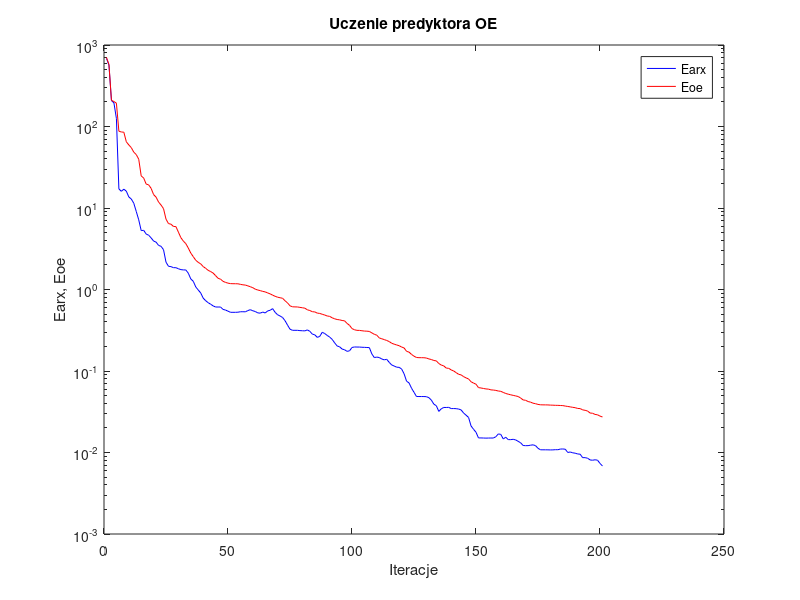
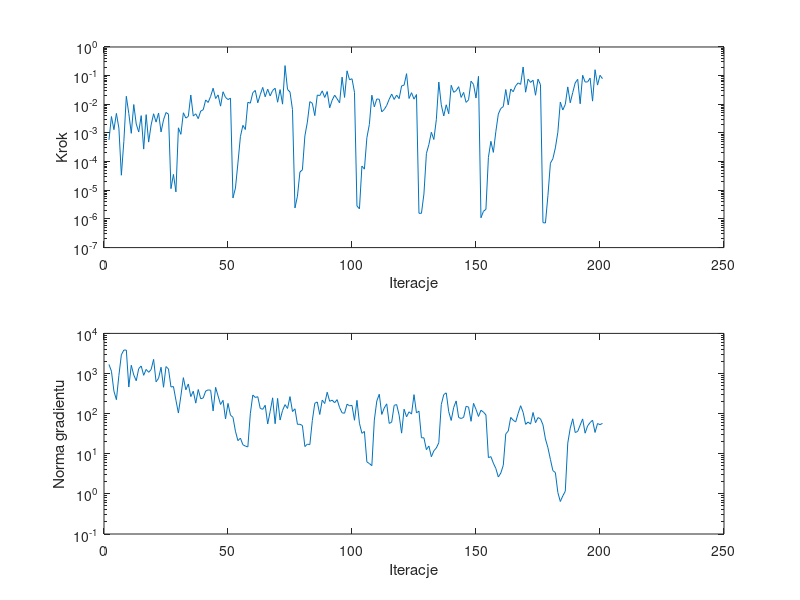

Here is the MATLAB script that generated these plots, in order:
%uczenie predyktora oe
clear all;
n=0; farx(n+1)=6.848982e+002; foe(n+1)=7.038479e+002; wspucz(n+1)=0.000000e+000; ng(n+1)=0.000000e+000;
%odnowa zmiennej metryki
n=1; farx(n+1)=5.661139e+002; foe(n+1)=5.766756e+002; krok(n+1)=5.723719e-004; ng(n+1)=1.682160e+003;
n=2; farx(n+1)=2.084019e+002; foe(n+1)=2.090515e+002; krok(n+1)=3.740913e-003; ng(n+1)=1.140542e+003;
n=3; farx(n+1)=1.951265e+002; foe(n+1)=2.024680e+002; krok(n+1)=1.303603e-003; ng(n+1)=3.631479e+002;
n=4; farx(n+1)=1.253701e+002; foe(n+1)=1.933832e+002; krok(n+1)=4.812762e-003; ng(n+1)=2.228463e+002;
n=5; farx(n+1)=1.713608e+001; foe(n+1)=8.751182e+001; krok(n+1)=1.476722e-003; ng(n+1)=8.955886e+002;
n=6; farx(n+1)=1.603084e+001; foe(n+1)=8.568455e+001; krok(n+1)=3.351833e-005; ng(n+1)=2.927849e+003;
n=7; farx(n+1)=1.702159e+001; foe(n+1)=8.508651e+001; krok(n+1)=5.053235e-004; ng(n+1)=3.838939e+003;
n=8; farx(n+1)=1.610189e+001; foe(n+1)=6.494499e+001; krok(n+1)=1.902655e-002; ng(n+1)=3.841720e+003;
n=9; farx(n+1)=1.366677e+001; foe(n+1)=5.939874e+001; krok(n+1)=4.771196e-003; ng(n+1)=4.601671e+002;
n=10; farx(n+1)=1.289851e+001; foe(n+1)=5.508425e+001; krok(n+1)=9.715074e-004; ng(n+1)=1.607293e+003;
n=11; farx(n+1)=1.145399e+001; foe(n+1)=4.847948e+001; krok(n+1)=9.808332e-003; ng(n+1)=9.183241e+002;
n=12; farx(n+1)=9.082251e+000; foe(n+1)=4.526863e+001; krok(n+1)=2.059282e-003; ng(n+1)=6.605288e+002;
n=13; farx(n+1)=7.163648e+000; foe(n+1)=3.971742e+001; krok(n+1)=1.078975e-003; ng(n+1)=1.326767e+003;
n=14; farx(n+1)=5.280761e+000; foe(n+1)=2.476776e+001; krok(n+1)=4.023630e-003; ng(n+1)=1.540957e+003;
n=15; farx(n+1)=5.322606e+000; foe(n+1)=2.330371e+001; krok(n+1)=2.734728e-004; ng(n+1)=9.019316e+002;
n=16; farx(n+1)=4.794488e+000; foe(n+1)=1.966587e+001; krok(n+1)=4.352152e-003; ng(n+1)=1.267108e+003;
n=17; farx(n+1)=4.635642e+000; foe(n+1)=1.924286e+001; krok(n+1)=4.794822e-004; ng(n+1)=1.072011e+003;
n=18; farx(n+1)=4.298908e+000; foe(n+1)=1.741646e+001; krok(n+1)=1.909306e-003; ng(n+1)=1.255836e+003;
n=19; farx(n+1)=3.929742e+000; foe(n+1)=1.460246e+001; krok(n+1)=4.674043e-003; ng(n+1)=2.248498e+003;
n=20; farx(n+1)=3.813773e+000; foe(n+1)=1.358438e+001; krok(n+1)=2.388829e-003; ng(n+1)=6.208872e+002;
n=21; farx(n+1)=3.477494e+000; foe(n+1)=1.183391e+001; krok(n+1)=4.969883e-003; ng(n+1)=7.609455e+002;
n=22; farx(n+1)=3.388764e+000; foe(n+1)=1.087744e+001; krok(n+1)=1.081070e-003; ng(n+1)=1.434099e+003;
n=23; farx(n+1)=3.080160e+000; foe(n+1)=9.819397e+000; krok(n+1)=2.855545e-003; ng(n+1)=4.547456e+002;
n=24; farx(n+1)=2.163347e+000; foe(n+1)=7.298084e+000; krok(n+1)=5.167850e-003; ng(n+1)=1.489756e+003;
n=25; farx(n+1)=1.926766e+000; foe(n+1)=6.439616e+000; krok(n+1)=4.509565e-003; ng(n+1)=1.298390e+003;
%odnowa zmiennej metryki
n=26; farx(n+1)=1.908632e+000; foe(n+1)=6.327356e+000; krok(n+1)=1.138585e-005; ng(n+1)=4.626115e+002;
n=27; farx(n+1)=1.853616e+000; foe(n+1)=5.938076e+000; krok(n+1)=3.584012e-005; ng(n+1)=4.737082e+002;
n=28; farx(n+1)=1.851666e+000; foe(n+1)=5.915934e+000; krok(n+1)=8.807743e-006; ng(n+1)=2.163688e+002;
n=29; farx(n+1)=1.797665e+000; foe(n+1)=5.053474e+000; krok(n+1)=1.510644e-003; ng(n+1)=1.034683e+002;
n=30; farx(n+1)=1.753784e+000; foe(n+1)=4.321797e+000; krok(n+1)=8.954602e-004; ng(n+1)=2.770643e+002;
n=31; farx(n+1)=1.739619e+000; foe(n+1)=3.924516e+000; krok(n+1)=5.062842e-003; ng(n+1)=7.878913e+002;
n=32; farx(n+1)=1.737277e+000; foe(n+1)=3.651771e+000; krok(n+1)=3.303815e-003; ng(n+1)=3.934254e+002;
n=33; farx(n+1)=1.583685e+000; foe(n+1)=3.221176e+000; krok(n+1)=3.795826e-003; ng(n+1)=5.494836e+002;
n=34; farx(n+1)=1.346529e+000; foe(n+1)=2.795555e+000; krok(n+1)=2.113019e-002; ng(n+1)=2.659596e+002;
n=35; farx(n+1)=1.261319e+000; foe(n+1)=2.527718e+000; krok(n+1)=3.888877e-003; ng(n+1)=3.617486e+002;
n=36; farx(n+1)=1.074584e+000; foe(n+1)=2.284535e+000; krok(n+1)=4.664313e-003; ng(n+1)=1.826638e+002;
n=37; farx(n+1)=9.865983e-001; foe(n+1)=2.153614e+000; krok(n+1)=3.159755e-003; ng(n+1)=3.994376e+002;
n=38; farx(n+1)=9.060621e-001; foe(n+1)=2.061953e+000; krok(n+1)=5.829338e-003; ng(n+1)=2.341753e+002;
n=39; farx(n+1)=7.837075e-001; foe(n+1)=1.911325e+000; krok(n+1)=6.422675e-003; ng(n+1)=2.461268e+002;
n=40; farx(n+1)=7.286018e-001; foe(n+1)=1.819319e+000; krok(n+1)=1.420161e-002; ng(n+1)=3.652060e+002;
n=41; farx(n+1)=6.890589e-001; foe(n+1)=1.718475e+000; krok(n+1)=1.158426e-002; ng(n+1)=3.906255e+002;
n=42; farx(n+1)=6.598876e-001; foe(n+1)=1.659986e+000; krok(n+1)=1.902655e-002; ng(n+1)=3.828695e+002;
n=43; farx(n+1)=6.295939e-001; foe(n+1)=1.591800e+000; krok(n+1)=3.637216e-002; ng(n+1)=1.171693e+002;
n=44; farx(n+1)=6.098560e-001; foe(n+1)=1.479046e+000; krok(n+1)=1.594192e-002; ng(n+1)=4.519212e+002;
n=45; farx(n+1)=6.096808e-001; foe(n+1)=1.372035e+000; krok(n+1)=2.128042e-002; ng(n+1)=2.754626e+002;
n=46; farx(n+1)=6.096714e-001; foe(n+1)=1.338496e+000; krok(n+1)=8.625805e-003; ng(n+1)=1.692930e+002;
n=47; farx(n+1)=5.699324e-001; foe(n+1)=1.259313e+000; krok(n+1)=2.741202e-002; ng(n+1)=2.146856e+002;
n=48; farx(n+1)=5.595173e-001; foe(n+1)=1.222466e+000; krok(n+1)=1.740861e-002; ng(n+1)=7.366131e+001;
n=49; farx(n+1)=5.420890e-001; foe(n+1)=1.196895e+000; krok(n+1)=1.464382e-002; ng(n+1)=1.799871e+002;
n=50; farx(n+1)=5.251705e-001; foe(n+1)=1.181012e+000; krok(n+1)=1.640492e-002; ng(n+1)=9.128514e+001;
%odnowa zmiennej metryki
n=51; farx(n+1)=5.249260e-001; foe(n+1)=1.177676e+000; krok(n+1)=5.378706e-006; ng(n+1)=8.112477e+001;
n=52; farx(n+1)=5.249235e-001; foe(n+1)=1.177083e+000; krok(n+1)=1.197415e-005; ng(n+1)=3.650514e+001;
n=53; farx(n+1)=5.267273e-001; foe(n+1)=1.174727e+000; krok(n+1)=8.923578e-005; ng(n+1)=2.123338e+001;
n=54; farx(n+1)=5.332659e-001; foe(n+1)=1.156983e+000; krok(n+1)=7.433745e-004; ng(n+1)=2.454099e+001;
n=55; farx(n+1)=5.337235e-001; foe(n+1)=1.141838e+000; krok(n+1)=1.841613e-003; ng(n+1)=1.677918e+001;
n=56; farx(n+1)=5.326614e-001; foe(n+1)=1.133243e+000; krok(n+1)=1.323776e-003; ng(n+1)=1.555240e+001;
n=57; farx(n+1)=5.511697e-001; foe(n+1)=1.107911e+000; krok(n+1)=1.175883e-002; ng(n+1)=1.478144e+001;
n=58; farx(n+1)=5.653663e-001; foe(n+1)=1.081719e+000; krok(n+1)=1.095618e-002; ng(n+1)=9.927719e+001;
n=59; farx(n+1)=5.485413e-001; foe(n+1)=1.052497e+000; krok(n+1)=2.529683e-002; ng(n+1)=2.916990e+002;
n=60; farx(n+1)=5.368625e-001; foe(n+1)=1.009474e+000; krok(n+1)=3.052860e-002; ng(n+1)=2.530851e+002;
n=61; farx(n+1)=5.169988e-001; foe(n+1)=9.857787e-001; krok(n+1)=1.131031e-002; ng(n+1)=2.646669e+002;
n=62; farx(n+1)=5.125748e-001; foe(n+1)=9.691984e-001; krok(n+1)=2.160874e-002; ng(n+1)=1.351829e+002;
n=63; farx(n+1)=5.286975e-001; foe(n+1)=9.478483e-001; krok(n+1)=3.882853e-002; ng(n+1)=1.282566e+002;
n=64; farx(n+1)=5.154875e-001; foe(n+1)=9.348789e-001; krok(n+1)=1.830045e-002; ng(n+1)=1.616604e+002;
n=65; farx(n+1)=5.460992e-001; foe(n+1)=9.075990e-001; krok(n+1)=3.377395e-002; ng(n+1)=5.525017e+001;
n=66; farx(n+1)=5.563012e-001; foe(n+1)=8.839853e-001; krok(n+1)=1.966568e-002; ng(n+1)=1.138117e+002;
n=67; farx(n+1)=5.822525e-001; foe(n+1)=8.523663e-001; krok(n+1)=3.039298e-002; ng(n+1)=2.479532e+002;
n=68; farx(n+1)=5.245925e-001; foe(n+1)=8.253467e-001; krok(n+1)=3.640360e-002; ng(n+1)=5.604181e+001;
n=69; farx(n+1)=4.897606e-001; foe(n+1)=8.044254e-001; krok(n+1)=1.181377e-002; ng(n+1)=2.396222e+002;
n=70; farx(n+1)=4.731370e-001; foe(n+1)=7.925157e-001; krok(n+1)=3.252259e-002; ng(n+1)=6.922064e+001;
n=71; farx(n+1)=4.534726e-001; foe(n+1)=7.806290e-001; krok(n+1)=1.012183e-002; ng(n+1)=1.204063e+002;
n=72; farx(n+1)=4.144578e-001; foe(n+1)=7.275909e-001; krok(n+1)=2.240290e-001; ng(n+1)=1.677405e+002;
n=73; farx(n+1)=3.658762e-001; foe(n+1)=6.848409e-001; krok(n+1)=3.300845e-002; ng(n+1)=1.346420e+002;
n=74; farx(n+1)=3.258531e-001; foe(n+1)=6.307856e-001; krok(n+1)=2.679765e-002; ng(n+1)=2.654031e+002;
n=75; farx(n+1)=3.158015e-001; foe(n+1)=6.134765e-001; krok(n+1)=6.526603e-003; ng(n+1)=1.129726e+002;
%odnowa zmiennej metryki
n=76; farx(n+1)=3.157063e-001; foe(n+1)=6.117251e-001; krok(n+1)=2.416881e-006; ng(n+1)=1.319811e+002;
n=77; farx(n+1)=3.155843e-001; foe(n+1)=6.108498e-001; krok(n+1)=6.233072e-006; ng(n+1)=5.411986e+001;
n=78; farx(n+1)=3.130205e-001; foe(n+1)=6.034537e-001; krok(n+1)=4.341873e-005; ng(n+1)=5.436939e+001;
n=79; farx(n+1)=3.118023e-001; foe(n+1)=5.971016e-001; krok(n+1)=5.162212e-005; ng(n+1)=5.054902e+001;
n=80; farx(n+1)=3.107126e-001; foe(n+1)=5.895562e-001; krok(n+1)=7.878882e-004; ng(n+1)=1.513148e+001;
n=81; farx(n+1)=3.193188e-001; foe(n+1)=5.635218e-001; krok(n+1)=2.386470e-003; ng(n+1)=1.740054e+001;
n=82; farx(n+1)=3.067568e-001; foe(n+1)=5.521955e-001; krok(n+1)=1.238474e-002; ng(n+1)=1.689328e+001;
n=83; farx(n+1)=2.835079e-001; foe(n+1)=5.338695e-001; krok(n+1)=1.086709e-002; ng(n+1)=6.745828e+001;
n=84; farx(n+1)=2.778763e-001; foe(n+1)=5.310520e-001; krok(n+1)=4.026836e-003; ng(n+1)=1.815316e+002;
n=85; farx(n+1)=2.585262e-001; foe(n+1)=5.131975e-001; krok(n+1)=2.109093e-002; ng(n+1)=1.953532e+002;
n=86; farx(n+1)=2.658517e-001; foe(n+1)=5.087761e-001; krok(n+1)=2.008899e-002; ng(n+1)=9.535025e+001;
n=87; farx(n+1)=2.987224e-001; foe(n+1)=4.967796e-001; krok(n+1)=2.941687e-002; ng(n+1)=2.173552e+002;
n=88; farx(n+1)=2.880909e-001; foe(n+1)=4.861924e-001; krok(n+1)=1.734425e-002; ng(n+1)=1.785332e+002;
n=89; farx(n+1)=2.733033e-001; foe(n+1)=4.731959e-001; krok(n+1)=2.792385e-002; ng(n+1)=3.416408e+002;
n=90; farx(n+1)=2.605046e-001; foe(n+1)=4.681300e-001; krok(n+1)=7.557177e-003; ng(n+1)=2.027660e+002;
n=91; farx(n+1)=2.445573e-001; foe(n+1)=4.497161e-001; krok(n+1)=1.388291e-002; ng(n+1)=2.171662e+002;
n=92; farx(n+1)=2.215227e-001; foe(n+1)=4.371662e-001; krok(n+1)=2.085765e-002; ng(n+1)=1.870203e+002;
n=93; farx(n+1)=2.029187e-001; foe(n+1)=4.283572e-001; krok(n+1)=1.552665e-002; ng(n+1)=2.234358e+002;
n=94; farx(n+1)=1.981252e-001; foe(n+1)=4.244654e-001; krok(n+1)=1.125547e-002; ng(n+1)=1.410798e+002;
n=95; farx(n+1)=1.860147e-001; foe(n+1)=4.166473e-001; krok(n+1)=8.877087e-002; ng(n+1)=1.047781e+002;
n=96; farx(n+1)=1.822745e-001; foe(n+1)=4.128861e-001; krok(n+1)=1.736512e-002; ng(n+1)=1.024592e+002;
n=97; farx(n+1)=1.743106e-001; foe(n+1)=3.838913e-001; krok(n+1)=1.472237e-001; ng(n+1)=1.718345e+002;
n=98; farx(n+1)=1.768390e-001; foe(n+1)=3.632968e-001; krok(n+1)=7.165516e-002; ng(n+1)=1.568152e+002;
n=99; farx(n+1)=1.944041e-001; foe(n+1)=3.315489e-001; krok(n+1)=7.786255e-002; ng(n+1)=1.605030e+002;
n=100; farx(n+1)=1.972152e-001; foe(n+1)=3.206838e-001; krok(n+1)=2.610023e-002; ng(n+1)=6.848209e+001;
%odnowa zmiennej metryki
n=101; farx(n+1)=1.967778e-001; foe(n+1)=3.153242e-001; krok(n+1)=2.833760e-006; ng(n+1)=2.146282e+002;
n=102; farx(n+1)=1.967144e-001; foe(n+1)=3.149433e-001; krok(n+1)=2.253872e-006; ng(n+1)=5.769561e+001;
n=103; farx(n+1)=1.955903e-001; foe(n+1)=3.119121e-001; krok(n+1)=7.022416e-005; ng(n+1)=3.232914e+001;
n=104; farx(n+1)=1.950984e-001; foe(n+1)=3.090319e-001; krok(n+1)=5.467474e-005; ng(n+1)=3.596412e+001;
n=105; farx(n+1)=1.943247e-001; foe(n+1)=3.080765e-001; krok(n+1)=6.856719e-004; ng(n+1)=6.258151e+000;
n=106; farx(n+1)=1.935262e-001; foe(n+1)=3.058297e-001; krok(n+1)=1.983052e-003; ng(n+1)=5.706270e+000;
n=107; farx(n+1)=1.620225e-001; foe(n+1)=2.934492e-001; krok(n+1)=2.080702e-002; ng(n+1)=5.045605e+000;
n=108; farx(n+1)=1.462012e-001; foe(n+1)=2.820616e-001; krok(n+1)=8.155298e-003; ng(n+1)=6.890949e+001;
n=109; farx(n+1)=1.481447e-001; foe(n+1)=2.748921e-001; krok(n+1)=1.536047e-002; ng(n+1)=2.068848e+002;
n=110; farx(n+1)=1.462606e-001; foe(n+1)=2.544135e-001; krok(n+1)=1.495979e-002; ng(n+1)=3.041284e+002;
n=111; farx(n+1)=1.404632e-001; foe(n+1)=2.486171e-001; krok(n+1)=5.457942e-003; ng(n+1)=9.554271e+001;
n=112; farx(n+1)=1.370614e-001; foe(n+1)=2.428960e-001; krok(n+1)=6.583213e-003; ng(n+1)=1.382721e+002;
n=113; farx(n+1)=1.391953e-001; foe(n+1)=2.369020e-001; krok(n+1)=9.173286e-003; ng(n+1)=1.755092e+002;
n=114; farx(n+1)=1.276847e-001; foe(n+1)=2.296620e-001; krok(n+1)=1.500979e-002; ng(n+1)=5.704920e+001;
n=115; farx(n+1)=1.186223e-001; foe(n+1)=2.190871e-001; krok(n+1)=2.284436e-002; ng(n+1)=6.136530e+001;
n=116; farx(n+1)=1.151492e-001; foe(n+1)=2.135276e-001; krok(n+1)=1.477175e-002; ng(n+1)=1.607769e+002;
n=117; farx(n+1)=1.113971e-001; foe(n+1)=2.087136e-001; krok(n+1)=2.097129e-002; ng(n+1)=1.685045e+002;
n=118; farx(n+1)=1.108575e-001; foe(n+1)=2.043925e-001; krok(n+1)=1.576669e-002; ng(n+1)=9.161312e+001;
n=119; farx(n+1)=1.058962e-001; foe(n+1)=1.968927e-001; krok(n+1)=4.382471e-002; ng(n+1)=3.263548e+001;
n=120; farx(n+1)=9.248574e-002; foe(n+1)=1.918567e-001; krok(n+1)=4.663036e-002; ng(n+1)=1.289375e+002;
n=121; farx(n+1)=7.496236e-002; foe(n+1)=1.743294e-001; krok(n+1)=1.171506e-001; ng(n+1)=8.323261e+001;
n=122; farx(n+1)=7.139710e-002; foe(n+1)=1.704852e-001; krok(n+1)=1.596372e-002; ng(n+1)=1.110478e+002;
n=123; farx(n+1)=6.155389e-002; foe(n+1)=1.598423e-001; krok(n+1)=2.541206e-002; ng(n+1)=9.748300e+001;
n=124; farx(n+1)=5.478162e-002; foe(n+1)=1.519976e-001; krok(n+1)=1.517118e-002; ng(n+1)=2.973066e+002;
n=125; farx(n+1)=4.865268e-002; foe(n+1)=1.465227e-001; krok(n+1)=2.191235e-002; ng(n+1)=1.045929e+002;
%odnowa zmiennej metryki
n=126; farx(n+1)=4.862422e-002; foe(n+1)=1.457185e-001; krok(n+1)=1.576795e-006; ng(n+1)=1.155289e+002;
n=127; farx(n+1)=4.862097e-002; foe(n+1)=1.456791e-001; krok(n+1)=1.572380e-006; ng(n+1)=2.502259e+001;
n=128; farx(n+1)=4.857989e-002; foe(n+1)=1.454886e-001; krok(n+1)=7.440373e-006; ng(n+1)=2.494360e+001;
n=129; farx(n+1)=4.841392e-002; foe(n+1)=1.442433e-001; krok(n+1)=1.915864e-004; ng(n+1)=1.267513e+001;
n=130; farx(n+1)=4.709186e-002; foe(n+1)=1.405837e-001; krok(n+1)=3.968650e-004; ng(n+1)=1.561689e+001;
n=131; farx(n+1)=4.392542e-002; foe(n+1)=1.383516e-001; krok(n+1)=1.060828e-003; ng(n+1)=8.418235e+000;
n=132; farx(n+1)=3.919175e-002; foe(n+1)=1.345550e-001; krok(n+1)=5.921158e-004; ng(n+1)=1.179839e+001;
n=133; farx(n+1)=3.750661e-002; foe(n+1)=1.331644e-001; krok(n+1)=2.896066e-003; ng(n+1)=1.396254e+001;
n=134; farx(n+1)=3.193455e-002; foe(n+1)=1.234879e-001; krok(n+1)=5.983917e-002; ng(n+1)=1.881449e+001;
n=135; farx(n+1)=3.438943e-002; foe(n+1)=1.183017e-001; krok(n+1)=9.564855e-003; ng(n+1)=1.683983e+002;
n=136; farx(n+1)=3.571060e-002; foe(n+1)=1.155410e-001; krok(n+1)=3.917519e-003; ng(n+1)=2.983426e+002;
n=137; farx(n+1)=3.567763e-002; foe(n+1)=1.086264e-001; krok(n+1)=9.618292e-003; ng(n+1)=3.293733e+002;
n=138; farx(n+1)=3.582863e-002; foe(n+1)=1.078256e-001; krok(n+1)=4.679447e-003; ng(n+1)=1.116846e+002;
n=139; farx(n+1)=3.458500e-002; foe(n+1)=1.031295e-001; krok(n+1)=4.614317e-002; ng(n+1)=6.764515e+001;
n=140; farx(n+1)=3.462063e-002; foe(n+1)=1.000726e-001; krok(n+1)=2.622287e-002; ng(n+1)=1.426040e+002;
n=141; farx(n+1)=3.451275e-002; foe(n+1)=9.547711e-002; krok(n+1)=2.977118e-002; ng(n+1)=2.075759e+002;
n=142; farx(n+1)=3.412919e-002; foe(n+1)=9.106291e-002; krok(n+1)=4.130221e-002; ng(n+1)=8.019119e+001;
n=143; farx(n+1)=3.329824e-002; foe(n+1)=8.961399e-002; krok(n+1)=1.738514e-002; ng(n+1)=7.579159e+001;
n=144; farx(n+1)=3.050528e-002; foe(n+1)=8.530200e-002; krok(n+1)=2.598758e-002; ng(n+1)=8.050774e+001;
n=145; farx(n+1)=2.867749e-002; foe(n+1)=8.233815e-002; krok(n+1)=1.165911e-002; ng(n+1)=1.523617e+002;
n=146; farx(n+1)=2.693791e-002; foe(n+1)=7.987640e-002; krok(n+1)=1.434453e-002; ng(n+1)=1.459169e+002;
n=147; farx(n+1)=2.118072e-002; foe(n+1)=7.383144e-002; krok(n+1)=6.402713e-002; ng(n+1)=6.444296e+001;
n=148; farx(n+1)=1.928974e-002; foe(n+1)=7.110762e-002; krok(n+1)=4.953895e-002; ng(n+1)=1.805382e+002;
n=149; farx(n+1)=1.772426e-002; foe(n+1)=6.884704e-002; krok(n+1)=1.650423e-002; ng(n+1)=1.277600e+002;
n=150; farx(n+1)=1.509410e-002; foe(n+1)=6.254538e-002; krok(n+1)=9.451019e-002; ng(n+1)=8.509105e+001;
%odnowa zmiennej metryki
n=151; farx(n+1)=1.509201e-002; foe(n+1)=6.188913e-002; krok(n+1)=1.098261e-006; ng(n+1)=1.214355e+002;
n=152; farx(n+1)=1.505608e-002; foe(n+1)=6.105765e-002; krok(n+1)=1.845341e-006; ng(n+1)=1.093135e+002;
n=153; farx(n+1)=1.501072e-002; foe(n+1)=6.024053e-002; krok(n+1)=2.167989e-006; ng(n+1)=9.302370e+001;
n=154; farx(n+1)=1.504425e-002; foe(n+1)=5.994425e-002; krok(n+1)=1.401071e-004; ng(n+1)=8.003111e+000;
n=155; farx(n+1)=1.505707e-002; foe(n+1)=5.867898e-002; krok(n+1)=5.109218e-004; ng(n+1)=8.487107e+000;
n=156; farx(n+1)=1.505736e-002; foe(n+1)=5.839188e-002; krok(n+1)=2.102562e-004; ng(n+1)=5.824485e+000;
n=157; farx(n+1)=1.562182e-002; foe(n+1)=5.781753e-002; krok(n+1)=1.120408e-003; ng(n+1)=4.291469e+000;
n=158; farx(n+1)=1.690873e-002; foe(n+1)=5.681106e-002; krok(n+1)=4.563662e-003; ng(n+1)=2.634813e+000;
n=159; farx(n+1)=1.667061e-002; foe(n+1)=5.632728e-002; krok(n+1)=7.172266e-003; ng(n+1)=3.301143e+000;
n=160; farx(n+1)=1.465905e-002; foe(n+1)=5.457477e-002; krok(n+1)=8.300976e-003; ng(n+1)=5.168568e+000;
n=161; farx(n+1)=1.539288e-002; foe(n+1)=5.297962e-002; krok(n+1)=3.276344e-002; ng(n+1)=3.123676e+001;
n=162; farx(n+1)=1.439346e-002; foe(n+1)=5.196042e-002; krok(n+1)=9.524551e-003; ng(n+1)=3.689063e+001;
n=163; farx(n+1)=1.438229e-002; foe(n+1)=5.103574e-002; krok(n+1)=3.432277e-002; ng(n+1)=8.064997e+001;
n=164; farx(n+1)=1.451937e-002; foe(n+1)=5.023141e-002; krok(n+1)=2.741623e-002; ng(n+1)=6.853510e+001;
n=165; farx(n+1)=1.426546e-002; foe(n+1)=4.945231e-002; krok(n+1)=4.438543e-002; ng(n+1)=6.201700e+001;
n=166; farx(n+1)=1.371555e-002; foe(n+1)=4.864616e-002; krok(n+1)=5.576355e-002; ng(n+1)=1.018486e+002;
n=167; farx(n+1)=1.315265e-002; foe(n+1)=4.660174e-002; krok(n+1)=4.953895e-002; ng(n+1)=1.576230e+002;
n=168; farx(n+1)=1.219401e-002; foe(n+1)=4.418183e-002; krok(n+1)=2.002215e-001; ng(n+1)=1.077772e+002;
n=169; farx(n+1)=1.212939e-002; foe(n+1)=4.372107e-002; krok(n+1)=2.642647e-002; ng(n+1)=5.409234e+001;
n=170; farx(n+1)=1.214343e-002; foe(n+1)=4.220162e-002; krok(n+1)=7.567122e-002; ng(n+1)=6.177790e+001;
n=171; farx(n+1)=1.229588e-002; foe(n+1)=4.148048e-002; krok(n+1)=5.801457e-002; ng(n+1)=5.476064e+001;
n=172; farx(n+1)=1.242078e-002; foe(n+1)=4.027581e-002; krok(n+1)=6.946048e-002; ng(n+1)=1.067906e+002;
n=173; farx(n+1)=1.214244e-002; foe(n+1)=3.970954e-002; krok(n+1)=2.069473e-002; ng(n+1)=5.938665e+001;
n=174; farx(n+1)=1.126042e-002; foe(n+1)=3.892008e-002; krok(n+1)=7.567122e-002; ng(n+1)=7.979219e+001;
n=175; farx(n+1)=1.079619e-002; foe(n+1)=3.850003e-002; krok(n+1)=4.828142e-002; ng(n+1)=7.414539e+001;
%odnowa zmiennej metryki
n=176; farx(n+1)=1.079153e-002; foe(n+1)=3.841626e-002; krok(n+1)=7.432454e-007; ng(n+1)=5.260427e+001;
n=177; farx(n+1)=1.078985e-002; foe(n+1)=3.839765e-002; krok(n+1)=7.216124e-007; ng(n+1)=2.337567e+001;
n=178; farx(n+1)=1.078022e-002; foe(n+1)=3.834180e-002; krok(n+1)=6.550288e-006; ng(n+1)=1.413877e+001;
n=179; farx(n+1)=1.075520e-002; foe(n+1)=3.815223e-002; krok(n+1)=8.793334e-005; ng(n+1)=7.243947e+000;
n=180; farx(n+1)=1.076763e-002; foe(n+1)=3.807789e-002; krok(n+1)=1.263309e-004; ng(n+1)=3.795574e+000;
n=181; farx(n+1)=1.083084e-002; foe(n+1)=3.792510e-002; krok(n+1)=3.018569e-004; ng(n+1)=3.403292e+000;
n=182; farx(n+1)=1.081550e-002; foe(n+1)=3.788214e-002; krok(n+1)=1.058897e-003; ng(n+1)=1.085782e+000;
n=183; farx(n+1)=1.101853e-002; foe(n+1)=3.774403e-002; krok(n+1)=1.196180e-002; ng(n+1)=6.458225e-001;
n=184; farx(n+1)=1.105121e-002; foe(n+1)=3.763217e-002; krok(n+1)=6.349841e-003; ng(n+1)=8.905352e-001;
n=185; farx(n+1)=1.097081e-002; foe(n+1)=3.713613e-002; krok(n+1)=9.904093e-003; ng(n+1)=1.162635e+000;
n=186; farx(n+1)=1.000956e-002; foe(n+1)=3.672382e-002; krok(n+1)=4.048730e-002; ng(n+1)=1.842187e+001;
n=187; farx(n+1)=1.014337e-002; foe(n+1)=3.630218e-002; krok(n+1)=1.129495e-002; ng(n+1)=4.350406e+001;
n=188; farx(n+1)=9.915246e-003; foe(n+1)=3.582120e-002; krok(n+1)=2.561940e-002; ng(n+1)=7.439450e+001;
n=189; farx(n+1)=9.805309e-003; foe(n+1)=3.549034e-002; krok(n+1)=5.598693e-002; ng(n+1)=3.378769e+001;
n=190; farx(n+1)=9.596968e-003; foe(n+1)=3.470827e-002; krok(n+1)=7.439358e-002; ng(n+1)=3.607622e+001;
n=191; farx(n+1)=9.531665e-003; foe(n+1)=3.458274e-002; krok(n+1)=1.042905e-002; ng(n+1)=5.168248e+001;
n=192; farx(n+1)=8.643588e-003; foe(n+1)=3.337340e-002; krok(n+1)=1.032026e-001; ng(n+1)=7.388075e+001;
n=193; farx(n+1)=8.650732e-003; foe(n+1)=3.292391e-002; krok(n+1)=5.997436e-002; ng(n+1)=3.255356e+001;
n=194; farx(n+1)=8.507187e-003; foe(n+1)=3.228201e-002; krok(n+1)=6.013604e-002; ng(n+1)=4.948895e+001;
n=195; farx(n+1)=8.107336e-003; foe(n+1)=3.048789e-002; krok(n+1)=8.205256e-002; ng(n+1)=5.982369e+001;
n=196; farx(n+1)=8.036413e-003; foe(n+1)=3.032385e-002; krok(n+1)=1.290032e-002; ng(n+1)=6.867232e+001;
n=197; farx(n+1)=8.142906e-003; foe(n+1)=2.932200e-002; krok(n+1)=1.607119e-001; ng(n+1)=3.397530e+001;
n=198; farx(n+1)=8.051320e-003; foe(n+1)=2.901783e-002; krok(n+1)=4.681906e-002; ng(n+1)=5.664520e+001;
n=199; farx(n+1)=7.349548e-003; foe(n+1)=2.796969e-002; krok(n+1)=1.027628e-001; ng(n+1)=5.326344e+001;
n=200; farx(n+1)=6.826191e-003; foe(n+1)=2.728279e-002; krok(n+1)=7.847506e-002; ng(n+1)=5.703713e+001;

figure; semilogy(farx,'b'); hold on; semilogy(foe,'r'); xlabel('Iteracje'); ylabel('Earx, Eoe'); legend('Earx','Eoe'); title('Uczenie predyktora OE');
figure; subplot(2,1,1); semilogy(krok); xlabel('Iteracje'); ylabel('Krok');
subplot(2,1,2); semilogy(ng); xlabel('Iteracje'); ylabel('Norma gradientu');
Earx=farx(n+1)
Eoe=foe(n+1)
